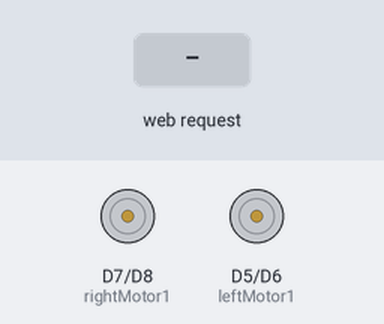
This sketch was run on a simulated ESP8266 (NodeMCU). On the bench: motor-driver pin pairs drawn as motors (green arrow = first pin HIGH = forward, orange = second pin HIGH = backward, longer = more drive). The inputs (shaded band) are chosen by the test bench. WiFi joins after 1.5 s; servers stay silent unless stated; what the sketch prints to the serial monitor is not drawn.

Above: at 2.7 s.
2.8 s: HTTP request GET /start received
4.3 s: HTTP request GET /left received
At 5.2 s:
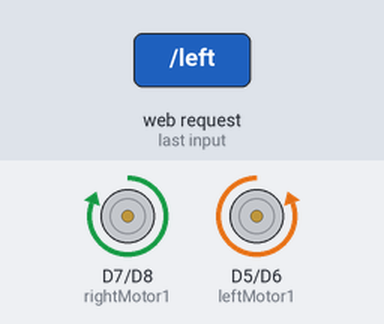
5.8 s: HTTP request GET /right received
At 6.3 s:
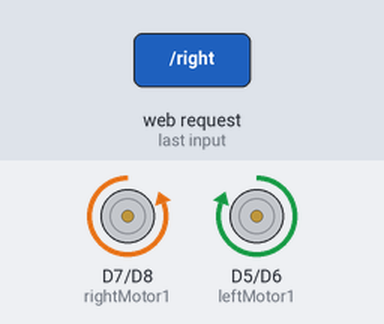
7.3 s: HTTP request GET /up received
At 8.5 s:
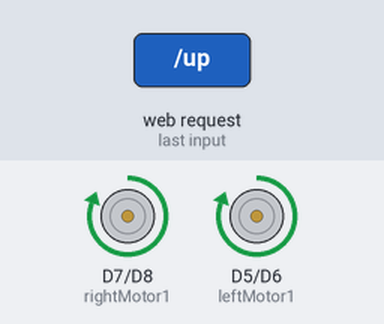
8.8 s: HTTP request GET /down received
At 9.8 s:
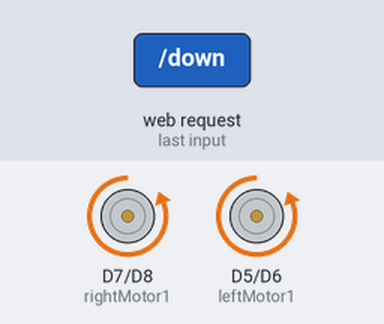
Timing chart, 0 to 11.3 s (numbered marks = the images above; inputs shaded):
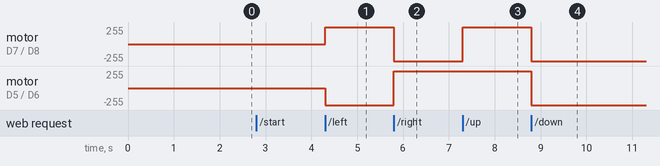

The sketch:

LED_control_using_Browser_NodeMCU.ino
```cpp
//Visit www.roboshala.com for more details on NodeMCU and other projects.

#include <ESP8266WiFi.h>

const char* ssid = "WiFi_SSID"; // SSID i.e. Service Set Identifier is the name of your WIFI
const char* password = "PASSWORD"; // Your Wifi password, in case you have open network comment the whole statement.

//int ledPin = 13; // GPIO13 or for NodeMCU you can directly write D7
WiFiServer server(80); // Creates a server that listens for incoming connections on the specified port, here in this case port is 80.
int leftMotor1 = D5;
int leftMotor2 = D6;
int rightMotor1 = D7;
int rightMotor2 = D8;
int onState = 0;

void setup() {
  Serial.begin(115200);
  delay(10);

//  pinMode(ledPin, OUTPUT);
//  digitalWrite(ledPin, LOW);
  pinMode(leftMotor1, OUTPUT);
  pinMode(leftMotor2, OUTPUT);
  pinMode(rightMotor1, OUTPUT);
  pinMode(rightMotor2, OUTPUT);
  // Connect to WiFi network
  Serial.println();
  Serial.println();
  Serial.print("Connecting to ");
  Serial.println(ssid);

  WiFi.begin(ssid, password);

  while (WiFi.status() != WL_CONNECTED) {
    delay(500);
    Serial.print(".");
  }
  Serial.println("");
  Serial.println("WiFi connected");

  // Start the server
  server.begin();
  Serial.println("Server started");

  // Print the IP address
  Serial.print("Use this URL to connect: ");
  Serial.print("http://");
  Serial.print(WiFi.localIP()); //Gets the WiFi shield's IP address and Print the IP address on serial monitor
  Serial.println("/");

}

void loop() {
  // Check if a client has connected
  WiFiClient client = server.available();
  if (!client) {
    return;
  }

  // Wait until the client sends some data
  Serial.println("new client");
  while(!client.available()){
    delay(1);
  }

  // Read the first line of the request
  String request = client.readStringUntil('\r');
  Serial.println(request);
  client.flush();

  // Match the request

//  int value = LOW;
  String value = "";
  if (request.indexOf("/start") != -1)  {
    digitalWrite(LED_BUILTIN, HIGH);
    value = "STARTED";
    onState = 1;
  }
  if (request.indexOf("/stop") != -1)  {
    digitalWrite(LED_BUILTIN, LOW);
    value = "STOPPED";
    onState = 0;
  }
  if(onState == 1){
    if (request.indexOf("/left") != -1)  {
      digitalWrite(leftMotor1, LOW);
      digitalWrite(leftMotor2, HIGH);
      digitalWrite(rightMotor1, HIGH);
      digitalWrite(rightMotor2, LOW);
      value = "LEFT";
    }
    if (request.indexOf("/right") != -1)  {
      digitalWrite(leftMotor1, HIGH);
      digitalWrite(leftMotor2, LOW);
      digitalWrite(rightMotor1, LOW);
      digitalWrite(rightMotor2, HIGH);
      value = "RIGHT";
    }
    if (request.indexOf("/up") != -1)  {
      digitalWrite(leftMotor1, HIGH);
      digitalWrite(leftMotor2, LOW);
      digitalWrite(rightMotor1, HIGH);
      digitalWrite(rightMotor2, LOW);
      value = "FORWORD";
    }
    if (request.indexOf("/down") != -1)  {
      digitalWrite(leftMotor1, LOW);
      digitalWrite(leftMotor2, HIGH);
      digitalWrite(rightMotor1, LOW);
      digitalWrite(rightMotor2, HIGH);
      value = "BACKWORD";
    }
  }else{
    digitalWrite(leftMotor1, LOW);
    digitalWrite(leftMotor2, LOW);
    digitalWrite(rightMotor1, LOW);
    digitalWrite(rightMotor2, LOW);
  }

// Set ledPin according to the request
//digitalWrite(ledPin, value);

  // Return HTTP the response
  client.println("HTTP/1.1 200 OK");
  client.println("Content-Type: text/html");
  client.println(""); //  do not forget this one
  client.println("<!DOCTYPE HTML>");
  client.println("<html>");

//  client.print("Led pin is now: ");
  client.print("Its moving: ");
  client.print(value);
//  if(value == HIGH) {
//    client.print("On");
//  } else {
//    client.print("Off");
//  }
  client.println("<br><br>");
  client.println("<a href=\"/left\"\"><button> LEFT </button></a>");
  client.println("<a href=\"/right\"\"><button> RIGHT </button></a><br />");
  client.println("<a href=\"/up\"\"><button> UP </button></a>");
  client.println("<a href=\"/down\"\"><button> DOWN </button></a><br />");
  client.println("<a href=\"/start\"\"><button> START </button></a>");
  client.println("<a href=\"/stop\"\"><button> STOP </button></a><br />");
//  client.println("5% <input type=\"range" "min=\"5" "max=\"200" "step=\"5" "value=\"100" "onchange=\"updateSlider(this.value)"> "200%<br>");
  client.println("</html>");

  delay(1);
  Serial.println("Client disonnected");
  Serial.println("");

}
```

Measured:
- after the input at 2.8 s, every drawn part: stays the same
- after the input at 4.3 s, motor on D7 (rightMotor1) / D8 (rightMotor2): stopped → forward 255/255 at once; motor on D5 (leftMotor1) / D6 (leftMotor2): stopped → backward 255/255 at once
- after the input at 5.8 s, motor on D7 (rightMotor1) / D8 (rightMotor2): forward 255/255 → backward 255/255 at once; motor on D5 (leftMotor1) / D6 (leftMotor2): backward 255/255 → forward 255/255 at once
- after the input at 7.3 s, motor on D7 (rightMotor1) / D8 (rightMotor2): backward 255/255 → forward 255/255 at once
- after the input at 8.8 s, motor on D7 (rightMotor1) / D8 (rightMotor2), motor on D5 (leftMotor1) / D6 (leftMotor2): forward 255/255 → backward 255/255 at once
